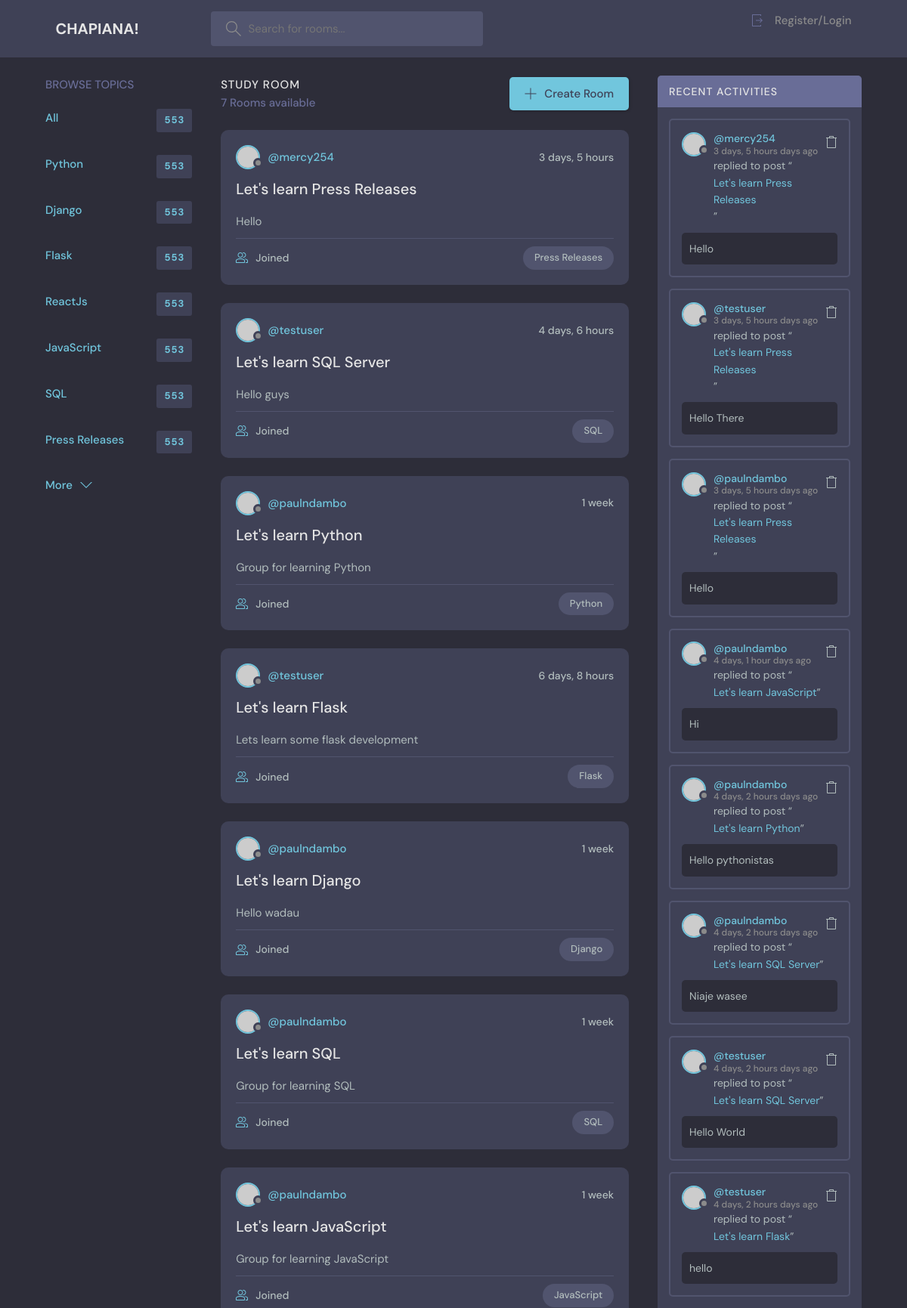
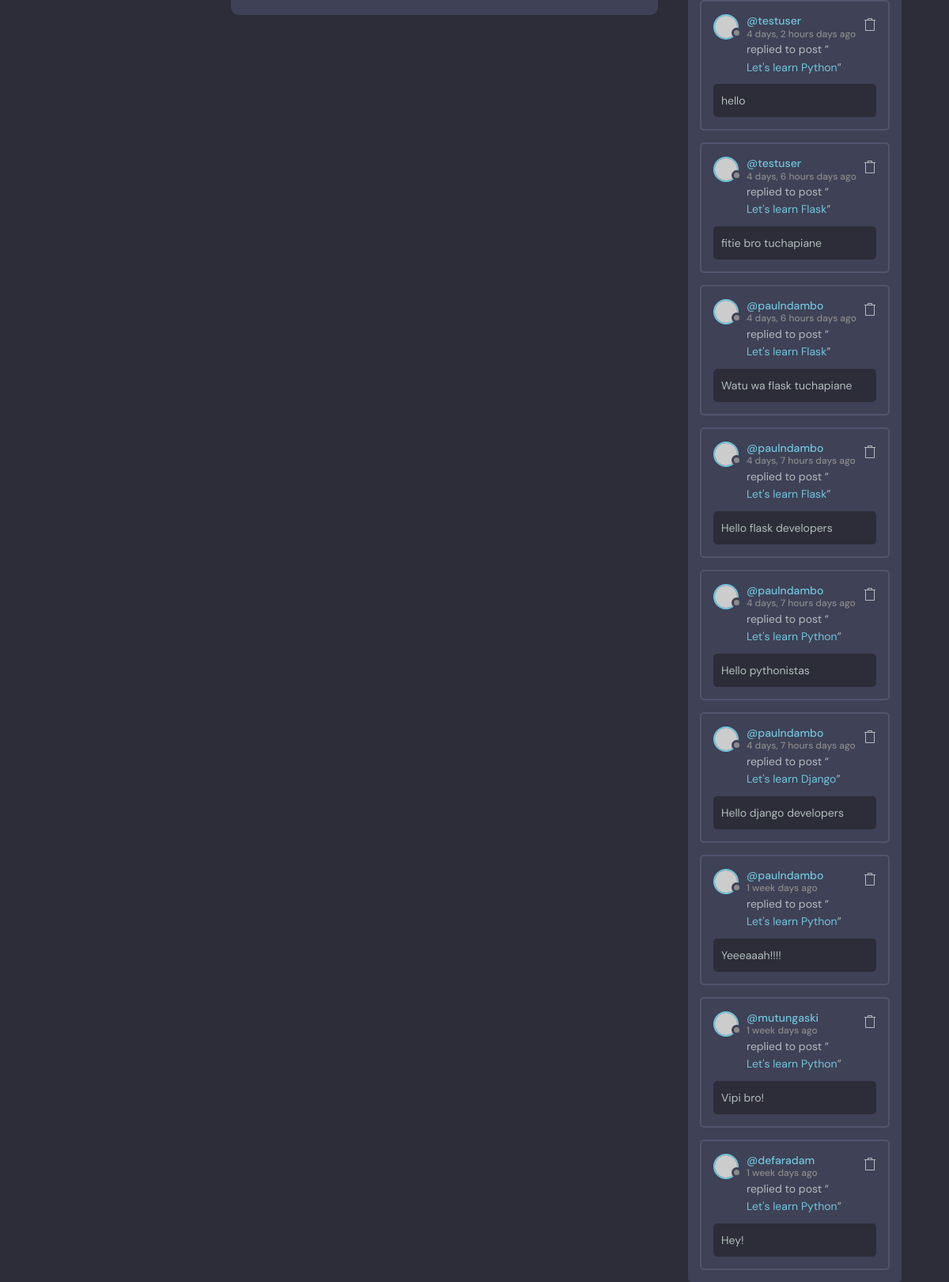
The page / on the database its author committed (2 pictures, top to bottom).
### core/models.py (models this page shows)
class Topic(models.Model):
	name = models.CharField(max_length=500)
	def __str__(self):
		return self.name

class Room(models.Model):
	host = models.ForeignKey(User, on_delete=models.SET_NULL, null=True)
	topic = models.ForeignKey(Topic, on_delete=models.SET_NULL, null=True)
	name = models.CharField(max_length=500)
	description = models.TextField(null=True)
	participants = models.ManyToManyField(User, related_name="participants", blank=True)
	updated = models.DateTimeField(auto_now=True)
	created = models.DateTimeField(auto_now_add=True)
	class Meta:
		ordering = ['-updated', '-created']
	def __str__(self):
		return self.name

class Message(models.Model):
	user = models.ForeignKey(User, on_delete=models.CASCADE)
	room = models.ForeignKey(Room, on_delete=models.CASCADE)
	body = models.TextField()
	photo = models.ImageField(upload_to="images", blank=True, null=True)
	file = models.FileField(upload_to="files", blank=True, null=True)
	updated = models.DateTimeField(auto_now=True)
	created = models.DateTimeField(auto_now_add=True)
	class Meta:
		ordering = ['-updated', '-created']
	def __str__(self):
		return self.body[:50]

### core/views.py (the view)
# urls.py: 2. Add a URL to urlpatterns:  path('', views.home, name='home')
def home(request):
    q = request.GET.get('q') if request.GET.get('q') != None else ''
    rooms = Room.objects.filter(
        Q(topic__name__icontains=q) | Q(name__icontains=q) | Q(description__icontains=q)
        )
    topics = Topic.objects.all()
    room_count = rooms.count()
    room_messages = Message.objects.filter(Q(room__topic__name__icontains=q))
    context = {
        "rooms": rooms,
        "topics": topics,
        "room_count": room_count,
        "room_messages": room_messages
    }
    return render(request, "core/home.html", context)

### templates/core/home.html (shortened to what this page needs)
{% extends "base.html" %}
{% block content %}
    <main class="layout layout--3">
      <div class="container">
        <div class="topics">
          {% include "core/topic_component.html" %}
        </div>
        <div class="roomList">
          <div class="roomList__header">
            <div>
              <h2>Study Room</h2>
              <p>{{room_count}} Rooms available</p>
            </div>
            <a class="btn btn--main" href="{% url 'create-room' %}">
              <svg version="1.1" xmlns="http://www.w3.org/2000/svg" width="32" height="32" viewBox="0 0 32 32">
                <title>add</title>
                <path
                  d="M16.943 0.943h-1.885v14.115h-14.115v1.885h14.115v14.115h1.885v-14.115h14.115v-1.885h-14.115v-14.115z"
                ></path>
              </svg>
              Create Room
            </a>
          </div>
          {% include "core/feed_component.html" %}
        </div>
<div class="activities">
        <div class="activities__header">
          <h2>Recent Activities</h2>
        </div>
        {% for message in room_messages %}
        <div class="activities__box">
          <div class="activities__boxHeader roomListRoom__header">
            <a href="{% url 'user-profile' message.user.id %}" class="roomListRoom__author">
              <div class="avatar avatar--small">
                <img src="https://randomuser.me/api/portraits/women/11.jpg" />
              </div>
              <p>
                @{{message.user}}
                <span>{{message.created|timesince}} days ago</span>
              </p>
            </a>
            <div class="roomListRoom__actions">
              <a href="#">
              </a>
            </div>
          </div>
          <div class="activities__boxContent">
            <p>replied to post “<a href="room.html">{{message.room}}</a>”</p>
            <div class="activities__boxRoomContent">
              {{message}}
            </div>
          </div>
        </div>
{% endfor %}
      </div>
      </div>
    </main>
{% endblock %}

### templates/core/topic_component.html
<div class="topics__header">
            <h2>Browse Topics</h2>
          </div>
          <ul class="topics__list">
            <li>
              <a href="{% url 'home' %}" class="active">All <span>553</span></a>
            </li>
          </ul>
            {% for topic in topics %}
          <ul class="topics__list">
            <li>
              <a href="{% url 'home' %}?q={{topic.name}}" class="active">{{topic.name}} <span>553</span></a>
            </li>
            {% endfor %}
          </ul>
          <a class="btn btn--link" href="topics.html">
            More
            <svg version="1.1" xmlns="http://www.w3.org/2000/svg" width="32" height="32" viewBox="0 0 32 32">
              <title>chevron-down</title>
              <path d="M16 21l-13-13h-3l16 16 16-16h-3l-13 13z"></path>
            </svg>
          </a>

### templates/core/feed_component.html (shortened to what this page needs)
{% for room in rooms %}
 <div class="roomListRoom">
            <div class="roomListRoom__header">
              <a href="{% url 'user-profile' room.host.id %}" class="roomListRoom__author">
                <div class="avatar avatar--small">
                  <img src="https://randomuser.me/api/portraits/women/11.jpg" />
                </div>
                <span>@{{room.host.username}}</span>
              </a>
              <div class="roomListRoom__actions">
                <span>{{room.created|timesince}}</span>
              </div>
            </div>
            <div class="roomListRoom__content">
              <a href="{% url 'room' room.id %}">{{room.name}}</a>
              <p>
               {{room.description}}
              </p>
            </div>
            <div class="roomListRoom__meta">
              <a href="room.html" class="roomListRoom__joined">
                {{participants_count}} Joined
              </a>
              <p class="roomListRoom__topic">{{room.topic}}</p>
            </div>
          </div>
{% endfor %}

### rows shown on the page
Topic: name "Python"
Topic: name "Django"
Topic: name "Flask"
Topic: name "ReactJs"
Topic: name "JavaScript"
Topic: name "SQL"
Topic: name "Press Releases"
Room: host.username "mercy254", created "3 days, 5 hours", name "Let's learn Press Releases", description "Hello", topic "Press Releases"
Room: host.username "testuser", created "4 days, 6 hours", name "Let's learn SQL Server", description "Hello guys", topic "SQL"
Room: host.username "paulndambo", created "1 week", name "Let's learn Python", description "Group for learning Python", topic "Python"
Room: host.username "testuser", created "6 days, 8 hours", name "Let's learn Flask", description "Lets learn some flask development", topic "Flask"
Room: host.username "paulndambo", created "1 week", name "Let's learn Django", description "Hello wadau", topic "Django"
Room: host.username "paulndambo", created "1 week", name "Let's learn SQL", description "Group for learning SQL", topic "SQL"
Room: host.username "paulndambo", created "1 week", name "Let's learn JavaScript", description "Group for learning JavaScript", topic "JavaScript"
Message: user "mercy254", created "3 days, 5 hours", room "Let's learn Press Releases", body "Hello"
Message: user "testuser", created "3 days, 5 hours", room "Let's learn Press Releases", body "Hello There"
Message: user "paulndambo", created "3 days, 5 hours", room "Let's learn Press Releases", body "Hello"
Message: user "paulndambo", created "4 days, 1 hour", room "Let's learn JavaScript", body "Hi"
Message: user "paulndambo", created "4 days, 2 hours", room "Let's learn Python", body "Hello pythonistas"
Message: user "paulndambo", created "4 days, 2 hours", room "Let's learn SQL Server", body "Niaje wasee"
Message: user "testuser", created "4 days, 2 hours", room "Let's learn SQL Server", body "Hello World"
Message: user "testuser", created "4 days, 2 hours", room "Let's learn Flask", body "hello"
Message: user "testuser", created "4 days, 2 hours", room "Let's learn Python", body "hello"
Message: user "testuser", created "4 days, 6 hours", room "Let's learn Flask", body "fitie bro tuchapiane"
Message: user "paulndambo", created "4 days, 6 hours", room "Let's learn Flask", body "Watu wa flask tuchapiane"
Message: user "paulndambo", created "4 days, 7 hours", room "Let's learn Flask", body "Hello flask developers"
Message: user "paulndambo", created "4 days, 7 hours", room "Let's learn Python", body "Hello pythonistas"
Message: user "paulndambo", created "4 days, 7 hours", room "Let's learn Django", body "Hello django developers"
Message: user "paulndambo", created "1 week", room "Let's learn Python", body "Yeeeaaah!!!!"
Message: user "mutungaski", created "1 week", room "Let's learn Python", body "Vipi bro!"
Message: user "defaradam", created "1 week", room "Let's learn Python", body "Hey!"

### other values the page prints
{{ room_count }} "7"
